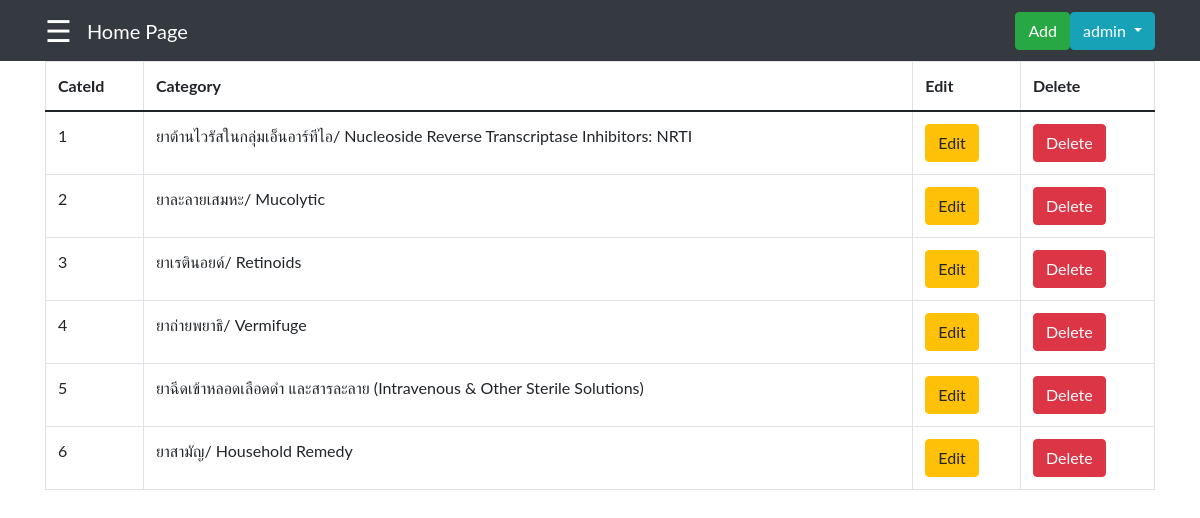
Page /Cateshow.php (signed in) on the committed database.
### tables this page shows
CREATE TABLE `tbl_cate` (
  `CateId` int(11) NOT NULL,
  `CateName` varchar(255) DEFAULT NULL
);

### Cateshow.php (the view, shortened to what this page needs)
<?php
     include('Connect.php');
?>
<!DOCTYPE html>
<html lang="en">
<head>
    <link rel="stylesheet" type="text/css" href="https://cdnjs.cloudflare.com/ajax/libs/sweetalert/1.1.3/sweetalert.min.css">
    <nav class="navbar navbar-expand-sm navbar-dark bg-dark">
            <div class="container">
                <div style='margin-right: 15px'>
                    <?php
                    include('slidebar.php');
                    ?>
                <div>
                  <a href="main.php" class="navbar-brand">Home Page</a>
                </div>
                <div id="navbar1" class="collapse navbar-collapse" style='justify-content: end;'>
                    <div class="dropdown">
                        <div id="navbar1" class="collapse navbar-collapse">
                            <ul class="navbar-nav ms-auto">
                            <li class="nav-item">
                                    <td><a href="Cateadd.php" class ="btn btn-success">Add</a></td>
                                </li>
                                <button class="btn btn-info  dropdown-toggle" type="button" id="dropdownMenuButton" data-toggle="dropdown" aria-haspopup="true" aria-expanded="false"
                                ><?php echo $_SESSION['StaffName'] ?>
                                </button>
                            </ul>
                        </div>
                    </div>
                </div>
</head>
<body>
    <div class="container-sm">
        <table class="table table-bordered">
            <thead>
                <tr>
                    <th>CateId</th>
                    <th>Category</th>
                    <th>Edit </th>
                    <th>Delete</th>
                </tr>
            </thead>
            <tbody>
                <?php
                        $sql = 'SELECT * FROM tbl_cate';
                        $result = $conn->query($sql);
                        $data = array();
                        while($row = $result->fetch_assoc()) {
                            $data[] = $row;
                        }
                        foreach($data as $key => $Cate){
                ?>
                    <tr>
                        <td><?php echo $Cate["CateId"]; ?></td>
                        <td><?php echo $Cate["CateName"]; ?></td>
                        <td><a href="Cateedit.php?update_id=<?php echo $Cate["CateId"];?>" class="btn btn-warning">Edit</a></td>
                        <form action = "Cateshow.php" method = "POST">
                            <td><button class ="btn btn-danger" type = "submit" name = "delete" onclick ="deleteFunction(`<?php echo $Cate['CateId']; ?>`)">Delete</button></td>
                        </form>
                    </tr>
                    <?php } ?>
            </tbody>
        </table>
    </div>
</body>
</html>

### slidebar.php (style rules this page uses)
body { font-family: "Lato", sans-serif; }

### rows in the picture
tbl_cate: CateId "1", CateName "ยาต้านไวรัสในกลุ่มเอ็นอาร์ทีไอ/ Nucleoside Reverse Transcriptase Inhibitors: NRTI"
tbl_cate: CateId "2", CateName "ยาละลายเสมหะ/ Mucolytic"
tbl_cate: CateId "3", CateName "ยาเรตินอยด์/ Retinoids"
tbl_cate: CateId "4", CateName "ยาถ่ายพยาธิ/ Vermifuge"
tbl_cate: CateId "5", CateName "ยาฉีดเข้าหลอดเลือดดำ และสารละลาย (Intravenous & Other Sterile Solutions)"
tbl_cate: CateId "6", CateName "ยาสามัญ/ Household Remedy"

### other values in the picture
$_SESSION['StaffName'] "admin"
